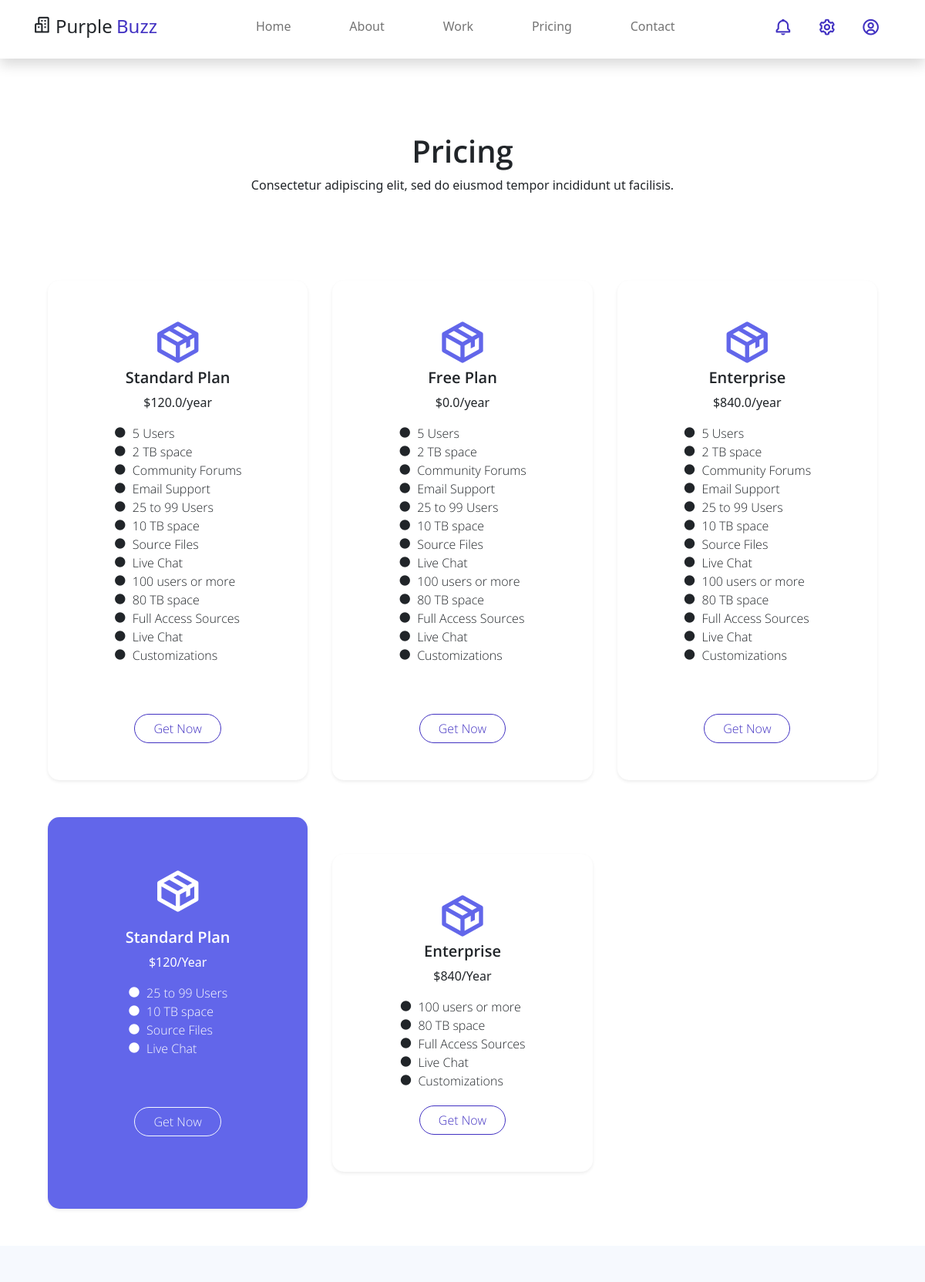
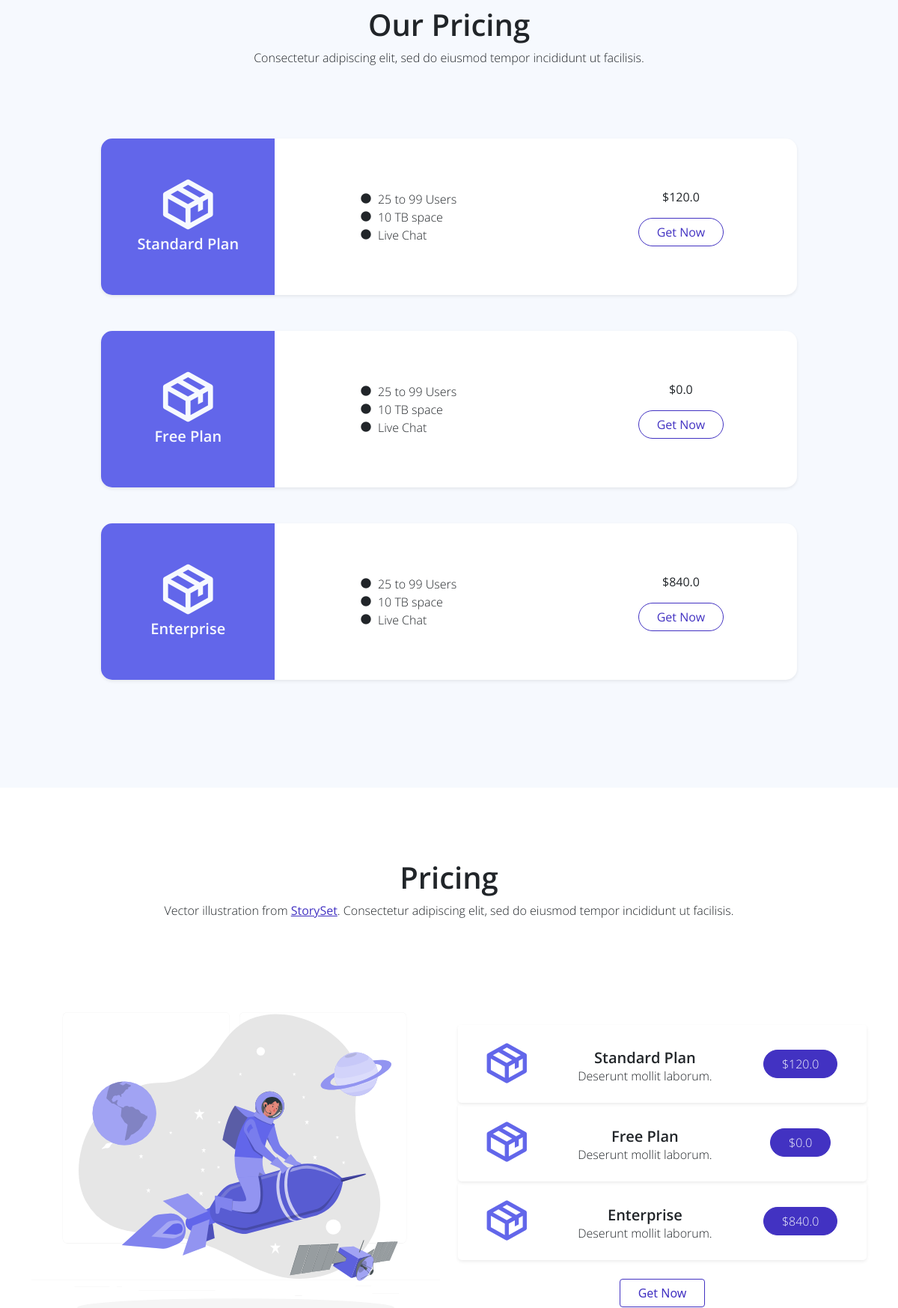
The page /pricing/ (upper part) on the database its author committed (2 pictures, top to bottom).
### sitewebapp/models.py (models this page shows, shortened)
class Convention(models.Model):
    date_add = models.DateTimeField(auto_now_add=True)
    date_update = models.DateTimeField(auto_now=True)
    status = models.BooleanField()
    class Meta:
        abstract = True

class Website(Convention):
    phone = models.CharField(max_length=250)
    copyright = models.CharField(max_length=250)
    name_site = models.CharField( max_length=250)
    email = models.EmailField()
    description_team = models.TextField()
    description_footer = models.TextField()
    description_creative = models.TextField()
    description_transform = models.TextField()
    description_newsletter = models.TextField()
    class Meta:
        verbose_name = 'Website'
        verbose_name_plural = 'Websites'

### contactapp/models.py (models this page shows, shortened)
class Pack(Convention):
    title = models.CharField(max_length=255)
    price = models.FloatField(default=0)
    period = models.CharField(max_length=255)
    activate = models.BooleanField(default=False)
    class Meta():
        verbose_name = 'Pack'
        verbose_name_plural = 'Packs'

class Advantage(Convention):
    label = models.CharField(max_length=255)
    label_activate = models.BooleanField(default=True)
    pack = models.ManyToManyField("contactapp.Pack", related_name="advantage_pack")
    class Meta():
        verbose_name = 'Advantage'
        verbose_name_plural = 'Advantages'

### sitewebapp/views.py (the view)
# urls.py: path('pricing/', views.pricing, name='pricing'),
def pricing(request):
    advantages = models_contact.Advantage.objects.filter(status=True)
    packs = models_contact.Pack.objects.filter(status=True)
    socials = models_contact.Social.objects.filter(status=True)
    sites = models.Website.objects.filter(status=True).first()
    return render(request, 'pricing.html', locals())

### templates/pricing.html
{% extends 'base/base.html'%}
{% load static %}
{% block content %}
    <div class="container-lg py-5">
        <div class="col-md-12 m-auto text-center py-5">
            <h1 class="pricing-header h2 semi-bold-600">Pricing</h1>
            <p class="pricing-footer">
                Consectetur adipiscing elit, sed do eiusmod tempor incididunt ut facilisis.
            </p>
        </div>
        <div class="row px-lg-3">
            {% for pack in packs%}
            <div class="col-md-4 pb-5 pt-sm-0 mt-5 px-xl-3">
                <div class="pricing-table card {% if activate %} bg-secondary {% endif %} h-100 shadow-sm border-0 py-5">
                    <div class="pricing-table-body card-body rounded-pill text-center align-self-center p-md-0">
                        <i class="pricing-table-icon display-3 bx bx-package text-secondary"></i>
                        <h2 class="pricing-table-heading h5 semi-bold-600">{{pack.title}}</h2>
                        <p>${{pack.price}}/{{pack.period}}</p>
                        <ul class="pricing-table-body text-start text-dark px-4 list-unstyled light-300">
                        {% for advantage in advantages%}
                            <li><i class="bx bxs-circle me-2"></i>{{advantage.label}}</li>
                        {% endfor %}
                        </ul>
                        <div class="pricing-table-footer pt-5">
                            <a href="#" class="btn rounded-pill px-4 btn-outline-primary light-300">Get Now</a>
                        </div>
                    </div>
                </div>
            </div>
            {% endfor %}
            <div class="col-md-4 pt-sm-0 pt-3 px-xl-3">
                <div class="pricing-table card bg-secondary h-100 card-rounded shadow-sm border-0 py-5">
                    <div class="pricing-table-body card-body text-center text-white align-self-center p-md-0">
                        <i class="pricing-table-icon display-3 bx bx-package text-white py-3"></i>
                        <h2 class="pricing-table-heading h5 semi-bold-600">Standard Plan</h2>
                        <p>$120/Year</p>
                        <ul class="pricing-table-list text-start text-dark px-4 list-unstyled light-300">
                            <li class="text-white"><i class="bx bxs-circle me-2"></i>25 to 99 Users</li>
                            <li class="text-white"><i class="bx bxs-circle me-2"></i>10 TB space</li>
                            <li class="text-white"><i class="bx bxs-circle me-2"></i>Source Files</li>
                            <li class="text-white"><i class="bx bxs-circle me-2"></i>Live Chat</li>
                        </ul>
                        <div class="pricing-table-footer pt-5 pb-2">
                            <a href="#" class="btn rounded-pill px-4 btn-outline-light light-300">Get Now</a>
                        </div>
                    </div>
                </div>
            </div>
            <div class="col-md-4 pb-5 pt-sm-0 mt-5 px-xl-3">
                <div class="pricing-table card h-100 shadow-sm border-0 py-5">
                    <div class="pricing-table-body card-body text-center align-self-center p-md-0">
                        <i class="pricing-table-icon display-3 bx bx-package text-secondary"></i>
                        <h2 class="pricing-table-heading h5 semi-bold-600">Enterprise</h2>
                        <p>$840/Year</p>
                        <ul class="pricing-table-list text-start text-dark px-4 list-unstyled light-300">
                            <li><i class="bx bxs-circle me-2"></i>100 users or more</li>
                            <li><i class="bx bxs-circle me-2"></i>80 TB space</li>
                            <li><i class="bx bxs-circle me-2"></i>Full Access Sources</li>
                            <li><i class="bx bxs-circle me-2"></i>Live Chat</li>
                            <li><i class="bx bxs-circle me-2"></i>Customizations</li>
                        </ul>
                        <div class="pricing-table-footer pt-1">
                            <a href="#" class="btn rounded-pill px-4 btn-outline-primary light-300">Get Now</a>
                        </div>
                    </div>
                </div>
            </div>
        </div>
    </div>
    <section class="bg-light pt-sm-0 py-5">
        <div class="container py-5">
            <h1 class="h2 semi-bold-600 text-center mt-2">Our Pricing</h1>
            <p class="text-center pb-5 light-300">Consectetur adipiscing elit, sed do eiusmod tempor incididunt ut facilisis.</p>
            {% for pack in packs %}
            <div class="pricing-horizontal row col-10 m-auto d-flex shadow-sm rounded overflow-hidden my-5 bg-white">
                <div class="pricing-horizontal-icon col-md-3 text-center bg-secondary text-light py-4">
                    <i class="display-1 bx bx-package pt-4"></i>
                    <h5 class="h5 semi-bold-600 pb-4 light-300">{{pack.title}}</h5>
                </div>
                <div class="pricing-horizontal-body offset-lg-1 col-md-5 col-lg-4 d-flex align-items-center pl-5 pt-lg-0 pt-4">
                    <ul class="text-left px-4 list-unstyled mb-0 light-300">
                        <li><i class="bx bxs-circle me-2"></i>25 to 99 Users</li>
                        <li><i class="bx bxs-circle me-2"></i>10 TB space</li>
                        <li><i class="bx bxs-circle me-2"></i>Live Chat</li>
                    </ul>
                </div>
                <div class="pricing-horizontal-tag col-md-4 text-center pt-3 d-flex align-items-center">
                    <div class="w-100 light-300">
                        <p>${{pack.price}}</p>
                        <a href="#" class="btn rounded-pill px-4 btn-outline-primary mb-3">Get Now</a>
                    </div>
                </div>
            </div>
            {% endfor%}
        </div>
    </section>
    <section class="container py-5">
        <h1 class="h2 semi-bold-600 text-center pt-5">Pricing</h1>
        <p class="text-center pb-5 light-300">
            Vector illustration from <a rel="nofollow" href="https://storyset.com/" target="_blank">StorySet</a>.
            Consectetur adipiscing elit, sed do eiusmod tempor incididunt ut facilisis.
        </p>
        <div class="row d-flex align-items-center pb-5">
            <div class="col-lg-6 offset-lg-0 col-md-8 offset-md-2">
                <img class="rounded float-right" src="{% static './assets/img/pricing.svg'%}">
            </div>
            <div class="col-lg-6">
                {% for pack in packs %}
                <div class="pricing-list shadow-sm rounded-top rounded-3 py-sm-0 py-5">
                    <div class="row p-2">
                        <div class="pricing-list-icon col-3 text-center m-auto text-secondary ml-5 py-2">
                            <i class="display-3 bx bx-package"></i>
                        </div>
                        <div class="pricing-list-body col-md-5 align-items-center pl-3 pt-2">
                            <ul class="list-unstyled text-center light-300">
                                <li class="h5 semi-bold-600 mb-0 mt-3">{{pack.title}}</li>
                                <li>Deserunt mollit laborum.</li>
                            </ul>
                        </div>
                        <div class="pricing-list-footer col-4 text-center m-auto align-items-center">
                            <a href="#" class="btn rounded-pill px-4 btn-primary light-300">${{pack.price}}</a>
                        </div>
                    </div>
                </div>
                {% endfor %}
                <p class="text-center"><a class="btn px-4 mt-4 mx-auto btn-outline-primary" href="#">Get Now</a></p>
            </div>
        </div>
    </section>
    {% endblock %}

### templates/base/base.html (shortened to what this page needs)
{% load static %}
<!DOCTYPE html>
<html lang="en">
<head>
    <link href="{% static 'assets/css/bootstrap.min.css' %}" rel="stylesheet">
    <link href="{% static 'assets/css/boxicon.min.css' %}" rel="stylesheet">
    <link rel="stylesheet" href="{% static 'assets/css/templatemo.css' %}">
    <link rel="stylesheet" href="{% static 'assets/css/custom.css' %}">
</head>
<body>
    <nav id="main_nav" class="navbar navbar-expand-lg navbar-light bg-white shadow">
        <div class="container d-flex justify-content-between align-items-center">
            <a class="navbar-brand h1" href="{% url 'index'%}">
                <i class='bx bx-buildings bx-sm text-dark'></i>
                {{sites.name_site |safe}}
            </a>
            <div class="align-self-center collapse navbar-collapse flex-fill  d-lg-flex justify-content-lg-between" id="navbar-toggler-success">
                <div class="flex-fill mx-xl-5 mb-2">
                    <ul class="nav navbar-nav d-flex justify-content-between mx-xl-5 text-center text-dark">
                        <li class="nav-item">
                            <a class="nav-link btn-outline-primary rounded-pill px-3" href="{% url 'index'%}">Home</a>
                        </li>
                        <li class="nav-item">
                            <a class="nav-link btn-outline-primary rounded-pill px-3" href="{% url 'about'%}">About</a>
                        </li>
                        <li class="nav-item">
                            <a class="nav-link btn-outline-primary rounded-pill px-3" href="{% url 'work'%}">Work</a>
                        </li>
                        <li class="nav-item">
                            <a class="nav-link btn-outline-primary rounded-pill px-3" href="{% url 'pricing'%}">Pricing</a>
                        </li>
                        <li class="nav-item">
                            <a class="nav-link btn-outline-primary rounded-pill px-3" href="{% url 'contact'%}">Contact</a>
                        </li>
                    </ul>
                </div>
                <div class="navbar align-self-center d-flex">
                    <a class="nav-link" href="#"><i class='bx bx-bell bx-sm bx-tada-hover text-primary'></i></a>
                    <a class="nav-link" href="#"><i class='bx bx-cog bx-sm text-primary'></i></a>
                    <a class="nav-link" href="#"><i class='bx bx-user-circle bx-sm text-primary'></i></a>
                </div>
            </div>
        </div>
    </nav>
   {% block content %}
    {% endblock %}
</body>
</html>

### static/assets/css/templatemo.css (style rules this page uses)
html { font-family: 'Open Sans', sans-serif; }
p, a { font-weight: 400; }
.h2 { font-size: 40px; }
.light-300 { font-family: 'Open Sans', sans-serif !important; font-weight: 300; }
.semi-bold-600 { font-family: 'Open Sans', sans-serif !important; font-weight: 600; }
.pricing-list { margin-bottom: 1px; }
.pricing-table { max-width: 350px; margin: auto; }
.pricing-table, .pricing-horizontal { border-radius: 15px !important; }

### rows shown on the page
Website: name_site "Purple Buzz"
Pack: title "Standard Plan", price "120.0", period "year"
Advantage: label "5 Users"
Advantage: label "2 TB space"
Advantage: label "Community Forums"
Advantage: label "Email Support"
Advantage: label "25 to 99 Users"
Advantage: label "10 TB space"
Advantage: label "Source Files"
Advantage: label "Live Chat"
Advantage: label "100 users or more"
Advantage: label "80 TB space"
Advantage: label "Full Access Sources"
Advantage: label "Live Chat"
Advantage: label "Customizations"
Pack: title "Free Plan", price "0.0", period "year"
Pack: title "Enterprise", price "840.0", period "year"
